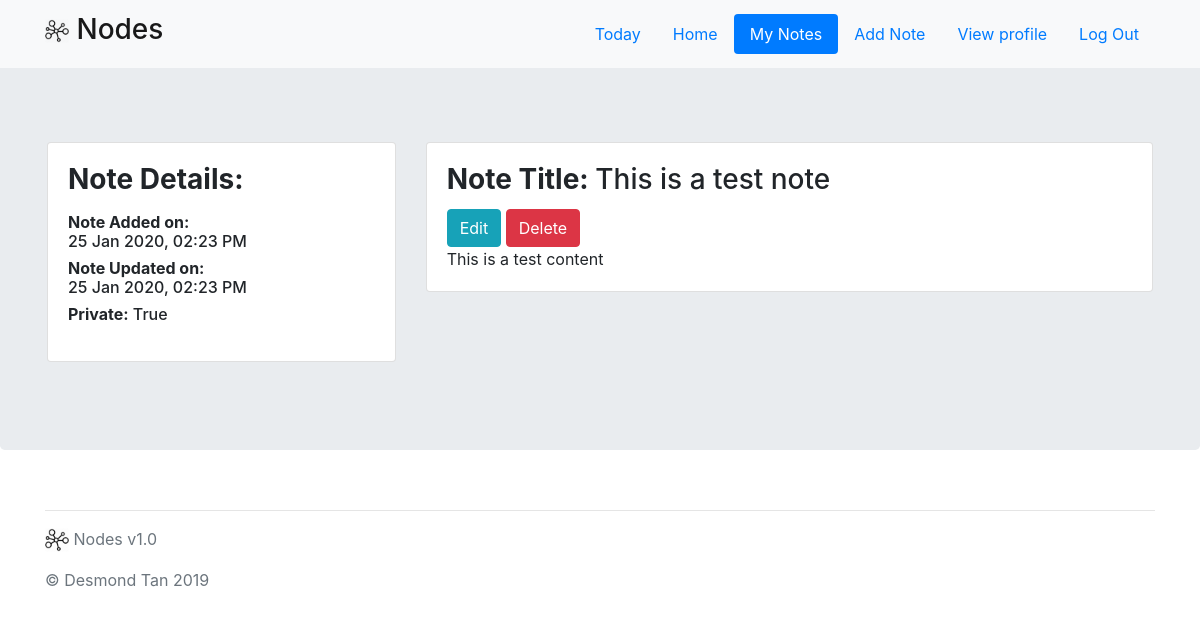
Page /notes/1/ (signed in) on the earlier database version.
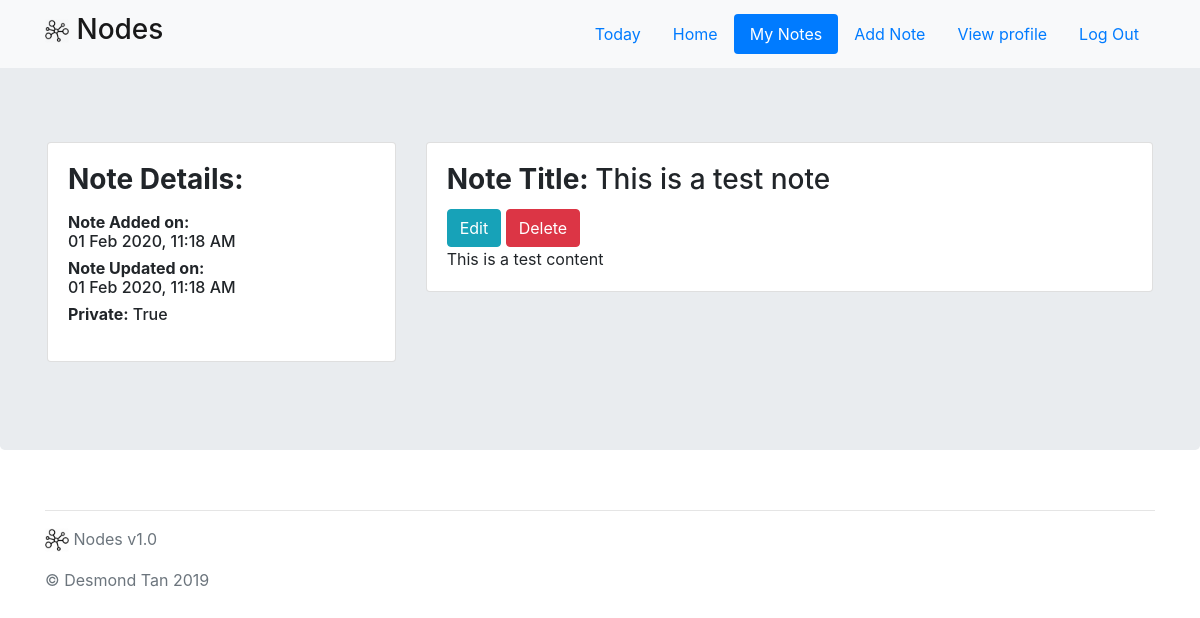
Same page on the later database version.
### app/models.py (models this page shows, shortened)
class Notes(db.Model):
    __tablename__ = 'notes'
    id = db.Column(db.Integer, primary_key=True)
    date_created = db.Column(db.String(32))
    last_edited = db.Column(db.String(32))
    private = db.Column(db.Boolean)
    parent_folder_id = db.Column(db.Integer)
    title = db.Column(db.String(255))
    body = db.Column(db.String(255))
    body_markdown = db.Column(db.String(255))
    user_id = db.Column(db.Integer)

### app/main/views.py (the view)
@main.route("/notes/<note_id>/")
@login_required
def view_note(note_id):
    if validate_access_to_note(note_id, session['user_id']):
        note = get_note_by_id(note_id)
        can_edit = (note.user_id == session['user_id'])
        return render_template('main/view_note.html', note=note, can_edit=can_edit, username=session['username'])
    else:
        return abort(403)

### app/utils/filters.py (called while the page is built)
def datetimeformat(value, format="%d %b %Y, %I:%M %p"):
    datetime_obj = datetime.strptime(value, '%Y-%m-%d %H:%M:%S.%f')
    return datetime_obj.strftime(format)

### app/utils/functions.py (called while the page is built)
def get_note_by_id(note_id):
    note = Notes.query.filter(Notes.id == note_id).first()
    return note

def validate_access_to_note(note_id, user_id):
    note = Notes.query.filter(Notes.id == note_id).first()
    if note is None:
        return False
    if note.private:
        note_permission = Notes_Permissions.query.filter(
            and_(
                Notes_Permissions.note_id == note_id,
                Notes_Permissions.user_id == user_id
            )
        ).all()
        if note_permission is None:
            return False
    return True

### app/templates/main/view_note.html (shortened to what this page needs)
{% extends "layout.html" %}
{% block body %}
<div class="jumbotron">
    <div class="container">
    {% if username %}
        <div class="row" style="padding-top: 2%">
            <div class="col-lg-4 col-md-4 col-sm-12 col-xs-12">
                <div class="card mb-4 box-shadow">
                    <div class="card-body">
                        <h3 class="card-title"><b>Note Details:</b></h3>
                        <p class="card-text">
                            <h6><b>Note Added on:</b><br>{{ note.date_created | datetimeformat }}</h6>
                            <h6><b>Note Updated on:</b><br>{{ note.last_edited | datetimeformat }}</h6>
                            <h6><b>Private:</b>  {{ note.private }}</h6>
                        </p>
                    </div>
                </div>
            </div>
            <div class="col-lg-8 col-md-8 col-sm-12 col-xs-12">
                <div class="card mb-8 box-shadow">
                    <div class="card-body">
                        <h3 class="card-title"><b>Note Title: </b>{{ note.title }}</h3>
                        {% if can_edit %}
                            <a href="/notes/edit/{{ note.id }}/" class="pull-left">
                                <button type="button" class="btn btn-info">
                                     Edit
                                </button>
                            </a>
                            <a href="/notes/delete/{{ note.id }}/" class="pull-right">
                                <button type="button" class="btn btn-danger">
                                     Delete
                                </button>
                            </a>
                        {% endif %}
                        <p class="card-text">
                            {{ note.body_markdown }}
                        </p>
                    </div>
                </div>
            </div>
        </div>
    {% endif %}
    </div>
</div>
{% endblock %}

Differences in the rows shown:
changed Notes "This is a test note": date_created "25 Jan 2020, 02:23 PM" → "01 Feb 2020, 11:18 AM"; last_edited "25 Jan 2020, 02:23 PM" → "01 Feb 2020, 11:18 AM"
